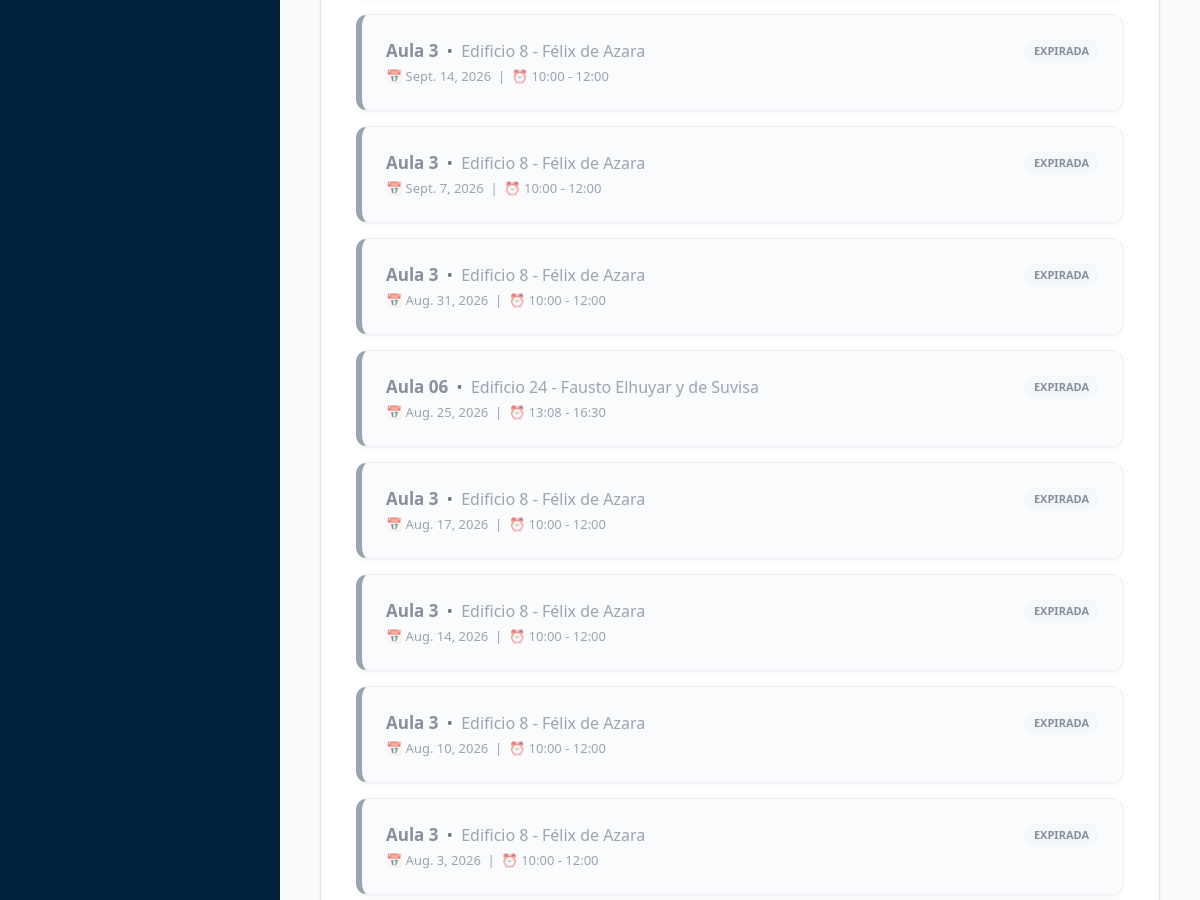
Before: /panel_profesor/?tab=tab-reservas (signed in, middle part) with the older database file.
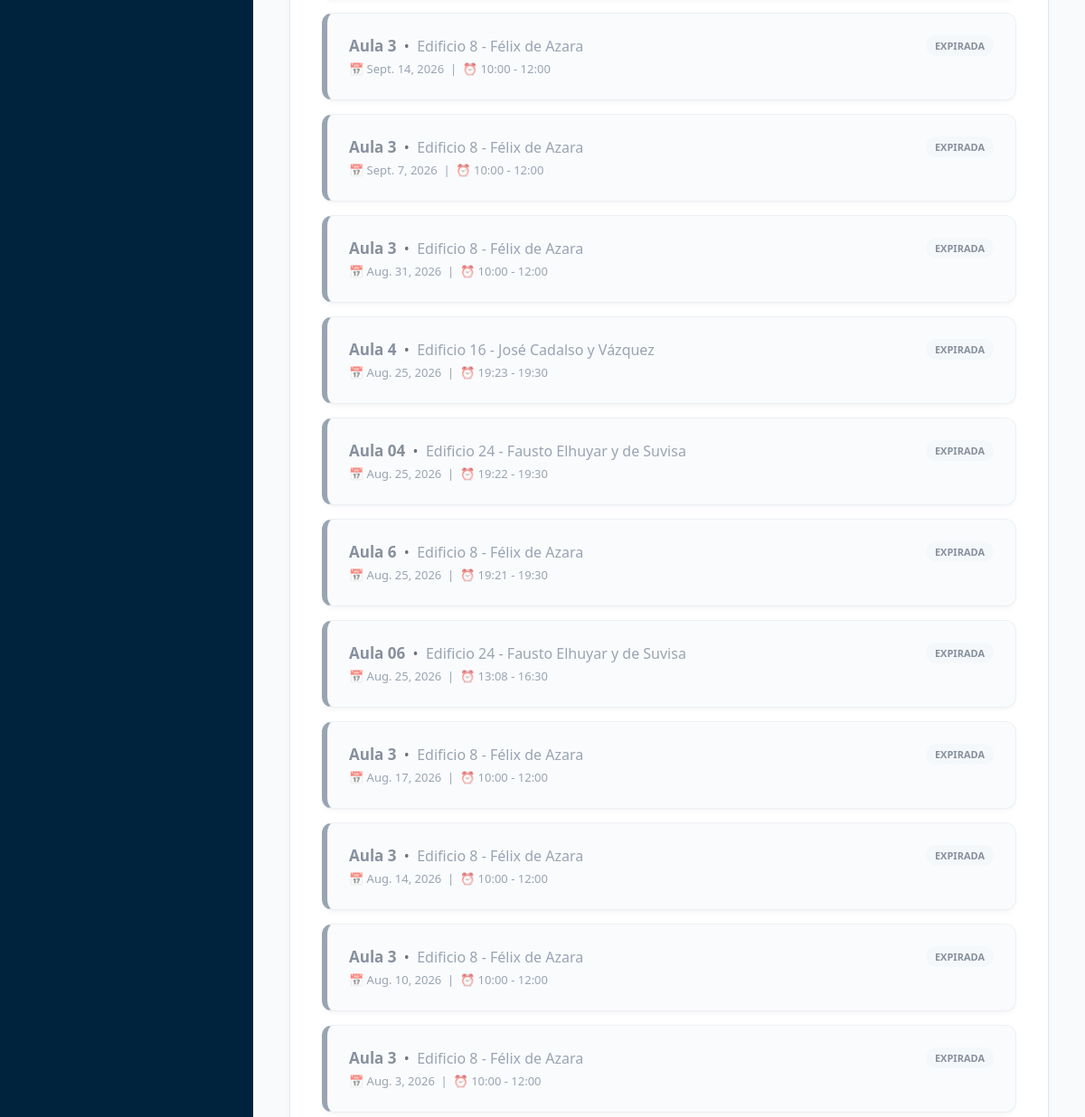
After: the same page with the newer database file.
### reservas/models.py (models this page shows, shortened)
class Reserva(models.Model):
    ESTADO_CHOICES = [
        ('activa', 'Activa'),
        ('cancelada', 'Cancelada'),
        ('finalizada', 'Finalizada'),
    ]
    TIPO_CHOICES = [
        ('puntual', 'Puntual'),
        ('periodica', 'Periódica'),
    ]
    usuario = models.ForeignKey(Usuario, on_delete=models.CASCADE)
    aula = models.ForeignKey(Aula, on_delete=models.CASCADE)
    fecha = models.DateField()
    hora_inicio = models.TimeField()
    hora_fin = models.TimeField()
    estado = models.CharField(max_length=20, choices=ESTADO_CHOICES, default='activa')
    fecha_validacion = models.DateTimeField(null=True, blank=True) # Para el check-in del QR
    tipo = models.CharField(max_length=20, choices=TIPO_CHOICES, default='puntual')

class Aula(models.Model):
    edificio = models.ForeignKey(Edificio, on_delete=models.CASCADE, related_name='aulas')
    planta = models.IntegerField()
    numero_aula = models.CharField(max_length=10)
    capacidad_max = models.IntegerField()
    codigo_qr_token = models.CharField(max_length=100, unique=True, null=True, blank=True, editable=False)
    operativa = models.BooleanField(default=True)
    equipamiento = models.ManyToManyField(Recurso, through='AulaEquipamiento')

class Edificio(models.Model):
    numero_edificio = models.IntegerField(primary_key=True)
    nombre = models.CharField(max_length=100)
    operativo = models.BooleanField(default=True)
    def __str__(self):
        return f"Edificio {self.numero_edificio} - {self.nombre}"

### reservas/views.py (the view, shortened to what this page needs)
# urls.py: path('panel_profesor/', reservas_views.panel_profesor, name='panel_profesor'),
@login_required
def panel_profesor(request):
    usuario = request.user
    ahora = timezone.localtime(timezone.now())
    reservas_hoy = Reserva.objects.filter(
        usuario=usuario,
        fecha=ahora.date(),
        estado='activa',
        fecha_validacion__isnull=True
    )
    busqueda_realizada = False
    aulas_encontradas = None
    post_data = {}
    nombre_dia = None
    reservas_finalizadas_usuario = Reserva.objects.filter(
        usuario=usuario,
        estado='activa'
    ).filter(
        (Q(fecha__lt=ahora.date())) |
        (Q(fecha=ahora.date(), hora_fin__lt=ahora.time()))
    ).exclude(
        valoracion__isnull=False # Excluye las que ya tienen una sugerencia guardada
    ).select_related('aula', 'aula__edificio').order_by('-fecha', '-hora_fin')
    reserva_pendiente_valorar = reservas_finalizadas_usuario.first()
    mis_reservas_activas = Reserva.objects.filter(
            usuario=usuario,
            estado='activa'
        ).exclude(
            (Q(fecha__lt=ahora.date())) |
            (Q(fecha=ahora.date(), hora_fin__lt=ahora.time()))
        ).order_by('fecha', 'hora_inicio')
    for res in mis_reservas_activas:
        inicio_res = datetime.combine(res.fecha, res.hora_inicio)
        inicio_res = timezone.make_aware(inicio_res, timezone.get_current_timezone())
        diferencia = inicio_res - ahora
        res.tiempo_minutos = int(diferencia.total_seconds() / 60)
        res.en_ventana_qr = (-15 <= res.tiempo_minutos <= 59)
    Reserva.objects.filter(
        usuario=usuario,
        estado='activa'
    ).filter(
        (Q(fecha__lt=ahora.date())) |
        (Q(fecha=ahora.date(), hora_fin__lt=ahora.time()))
    ).update(estado='finalizada')
    mis_reservas_canceladas = Reserva.objects.filter(usuario=usuario, estado='cancelada').order_by('-fecha', '-hora_inicio')
    mis_reservas_expiradas = Reserva.objects.filter(usuario=usuario, estado='finalizada').order_by('-fecha', '-hora_inicio')
    todos_los_recursos = Recurso.objects.all()
    notificaciones_activas = Notificacion.objects.filter(usuario=usuario, leida=False).order_by('-fecha_envio') # Notificaciones no leídas
    active_tab = request.GET.get('tab', 'tab-dashboard')
    total_activas = mis_reservas_activas.count()
    total_canceladas = mis_reservas_canceladas.count()
    total_validadas = mis_reservas_expiradas.count()
    total_historico = total_validadas + total_canceladas
    porcentaje_asistencia = int((total_validadas / total_historico) * 100) if total_historico > 0 else 100
    proxima_sesion = None
    tiempo_restante_minutos = None
    necesita_checkin = False
    siguiente_reserva_hoy = Reserva.objects.filter(
        usuario=usuario,
        fecha=ahora.date(),
        estado='activa',
        hora_fin__gt=ahora.time()
    ).order_by('hora_inicio').first()
    ultimas_valoraciones = Valoracion.objects.filter(usuario=usuario).select_related('aula', 'aula__edificio').order_by('-fecha_creacion')[:4]
    hoy_sistema = timezone.localtime(timezone.now()).date()
    mes_actual = int(request.GET.get('mes', hoy_sistema.month))
    año_actual = int(request.GET.get('ano', hoy_sistema.year))
    if mes_actual == 1:
        mes_anterior, año_anterior = 12, año_actual - 1
    else:
        mes_anterior, año_anterior = mes_actual - 1, año_actual
    if mes_actual == 12:
        mes_siguiente, año_siguiente = 1, año_actual + 1
    else:
        mes_siguiente, año_siguiente = mes_actual + 1, año_actual
    cal = calendar.Calendar(firstweekday=0) # Empieza en lunes
    semanas_mes = cal.monthdayscalendar(año_actual, mes_actual)
    nombre_mes = _(calendar.month_name[mes_actual]).capitalize()
    agenda_dias = {}
    reservas_mes = Reserva.objects.filter(
        usuario=usuario,
        estado='activa',
        fecha__year=año_actual,
        fecha__month=mes_actual
    ).select_related('aula', 'aula__edificio')
    for res in reservas_mes:
        dia_clave = res.fecha.day
        if dia_clave not in agenda_dias:
            agenda_dias[dia_clave] = []
        agenda_dias[dia_clave].append(res)
    matriz_calendario = []
    for semana in semanas_mes:
        semana_render = []
        for dia in semana:
            semana_render.append({
                'numero': dia,
                'es_hoy': (dia == hoy_sistema.day and mes_actual == hoy_sistema.month and año_actual == hoy_sistema.year),
                'eventos': agenda_dias.get(dia, []) if dia != 0 else []
            })
        matriz_calendario.append(semana_render)
    top_aulas = (Reserva.objects.filter(usuario=request.user)
                .exclude(estado='cancelada') # Omite las canceladas
                .values('aula__numero_aula', 'aula__edificio__numero_edificio')
                .annotate(total=Count('aula'))
                .order_by('-total')[:5])
    labs_aulas = [f"Aula {item['aula__numero_aula']}, Edificio {item['aula__edificio__numero_edificio']}" for item in top_aulas]
    datos_aulas = [item['total'] for item in top_aulas]
    reservas_validadas = Reserva.objects.filter(
        usuario=usuario,
        estado='activa',
        fecha_validacion__isnull=False
    ).select_related('aula', 'aula__edificio')
    context = {
        'reservas_validadas': reservas_validadas,
        'usuario': usuario,
        'mis_reservas_activas': mis_reservas_activas,
        'mis_reservas_canceladas': mis_reservas_canceladas,
        'mis_reservas_expiradas': mis_reservas_expiradas,
        'recursos': todos_los_recursos,
        'aulas_encontradas': aulas_encontradas,
        'busqueda_realizada': busqueda_realizada,
        'post_data': post_data,
        'active_tab': active_tab,
        'notificaciones_activas': notificaciones_activas,
        'notificaciones_count': notificaciones_activas.count(),
        'nombre_dia': nombre_dia,
        'matriz_calendario': matriz_calendario,
        'nombre_mes': nombre_mes,
        'año_actual': año_actual,
        'mes_anterior': mes_anterior,
        'ano_anterior': año_anterior,
        'mes_siguiente': mes_siguiente,
        'ano_siguiente': año_siguiente,
        'labs_aulas': labs_aulas,
        'datos_aulas': datos_aulas,
        'reserva_pendiente_valorar': reserva_pendiente_valorar,
        'kpi_total_activas': total_activas,
        'kpi_total_canceladas': total_canceladas,
        'kpi_porcentaje_asistencia': porcentaje_asistencia,
        'proxima_sesion': proxima_sesion,
        'necesita_checkin': necesita_checkin,
        'tiempo_restante_minutos': tiempo_restante_minutos,
        'ultimas_valoraciones': ultimas_valoraciones,
    }
    return render(request, 'reservas/panel_profesor.html', context)

### reservas/templates/reservas/panel_profesor.html (shortened to what this page needs)
<!DOCTYPE html>
<html lang="es">
<head>
</head>
<body>
    <div class="sidebar">
    </div>
    <div class="main-container">
        <div class="content-area">
            <div id="tab-reservas" class="tab-content {% if active_tab == 'tab-reservas' %}active{% endif %}">
                {% if mis_reservas_expiradas %}
                    {% for res in mis_reservas_expiradas %}
                        <div class="reserva-card cancelada" style="margin-bottom: 15px;">
                            <div style="display: flex; justify-content: space-between; align-items: flex-start;">
                                <div>
                                    <strong style="font-size: 17px; color: #475569;">Aula {{ res.aula.numero_aula }}</strong> &nbsp;•&nbsp; <span style="color: var(--text-muted);"> {{ res.aula.edificio }} </span><br>
                                    <span style="font-size: 13px; display: inline-block; margin-top: 5px; color: var(--text-muted);">
                                        📅 {{ res.fecha }} &nbsp;|&nbsp; ⏰ {{ res.hora_inicio|time:"H:i" }} - {{ res.hora_fin|time:"H:i" }}
                                    </span>
                                </div>
                                <span style="font-size: 11px; font-weight: 700; text-transform: uppercase; padding: 4px 10px; border-radius: 20px; background-color: #f1f5f9; color: #475569;">
                                    Expirada
                                </span>
                            </div>
                        </div>
                    {% endfor %}
                {% endif %}
            </div>
        </div>
    </div>
</body>
</html>

### reservas/templates/reservas/panel_profesor.html (style rules this page uses)
:root { --primary: #003a63; --primary-dark: #00233d; --secondary: #f0a924; --bg-main: #f8fafc; --bg-card: #ffffff; --text-main: #1e293b; --text-muted: #64748b; --success: #10b981; --danger: #ef4444; --warning: #f59e0b; --info: #3b82f6; --border: #e2e8f0; --radius-lg: 12px; --radius-md: 8px; --shadow: 0 4px 6px -1px rgb(0 0 0 / 0.05), 0 2px 4px -2px rgb(0 0 0 / 0.05); --transition: all 0.2s ease-in-out; }
*, *::before, *::after { box-sizing: border-box; }
body { font-family: system-ui, -apple-system, BlinkMacSystemFont, 'Segoe UI', Roboto, Oxygen, Ubuntu, Cantarell, sans-serif; margin: 0; background-color: var(--bg-main); color: var(--text-main); display: flex; height: 100vh; overflow: hidden; }
.sidebar { width: 280px; background-color: var(--primary-dark); color: white; display: flex; flex-direction: column; justify-content: space-between; }
.main-container { flex: 1; display: flex; flex-direction: column; }
.content-area { padding: 40px; flex: 1; overflow-y: auto; }
.tab-content { display: none; background: var(--bg-card); padding: 35px; border-radius: var(--radius-lg); border: 1px solid var(--border); box-shadow: var(--shadow); }
.tab-content.active { display: block; animation: fadeIn 0.3s ease-in-out; }
.reserva-card, .aula-card { border: 1px solid var(--border); padding: 24px; border-radius: var(--radius-lg); margin-bottom: 20px; background-color: #fff; border-left: 6px solid var(--primary); box-shadow: var(--shadow); transition: var(--transition); }
.reserva-card.cancelada { border-left-color: var(--text-muted); opacity: 0.65; background-color: var(--bg-main); }

Changed rows visible on the page:
added Reserva: aula.numero_aula "4", aula.edificio "Edificio 16 - José Cadalso y Vázquez", fecha "Aug. 25, 2026", hora_inicio "19:23", hora_fin "19:30"
added Reserva: aula.numero_aula "04", aula.edificio "Edificio 24 - Fausto Elhuyar y de Suvisa", fecha "Aug. 25, 2026", hora_inicio "19:22", hora_fin "19:30"
added Reserva: aula.numero_aula "6", aula.edificio "Edificio 8 - Félix de Azara", fecha "Aug. 25, 2026", hora_inicio "19:21", hora_fin "19:30"
